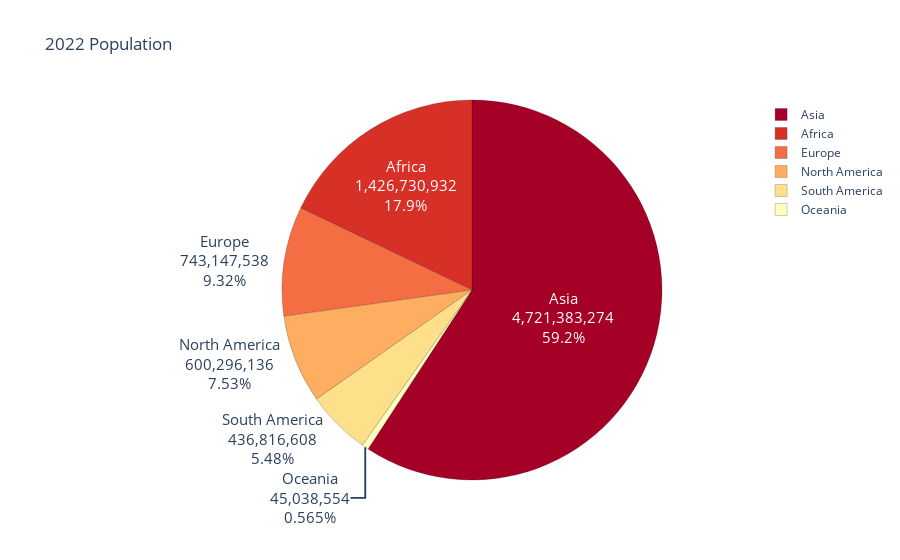
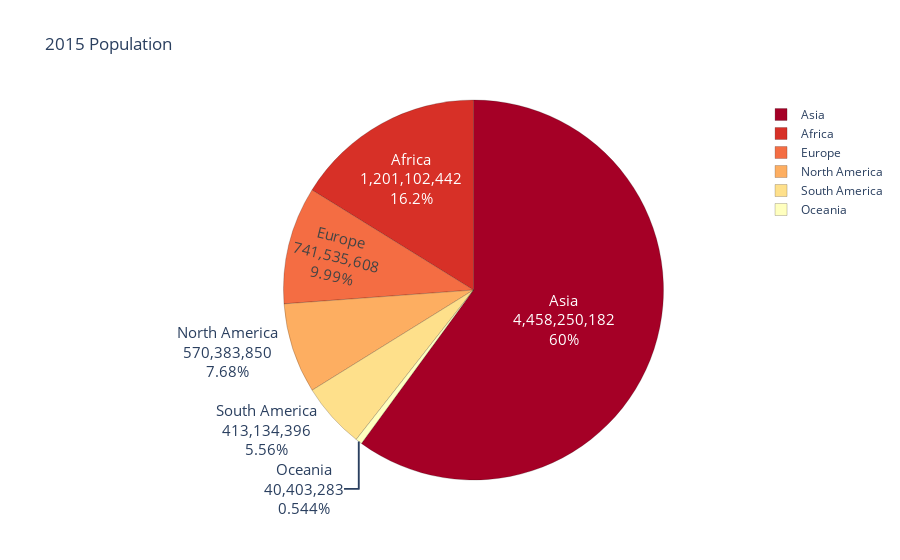
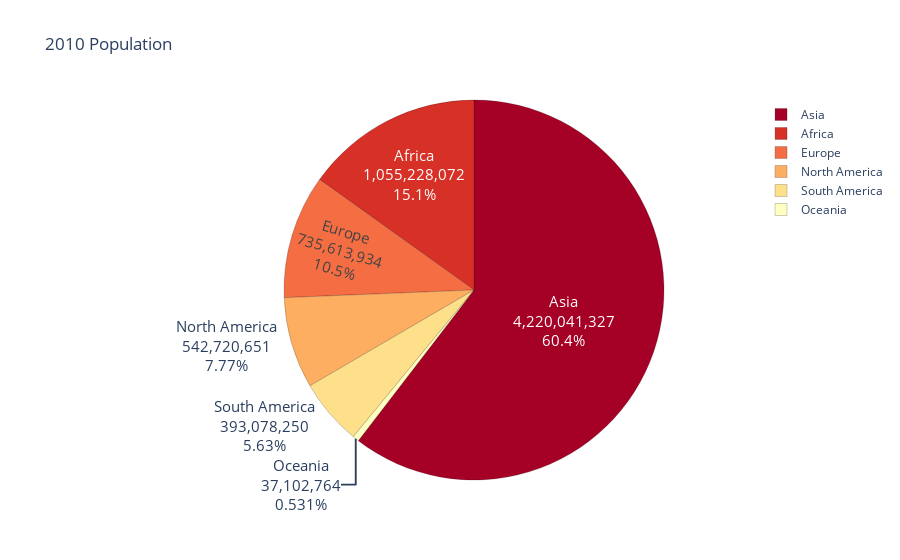
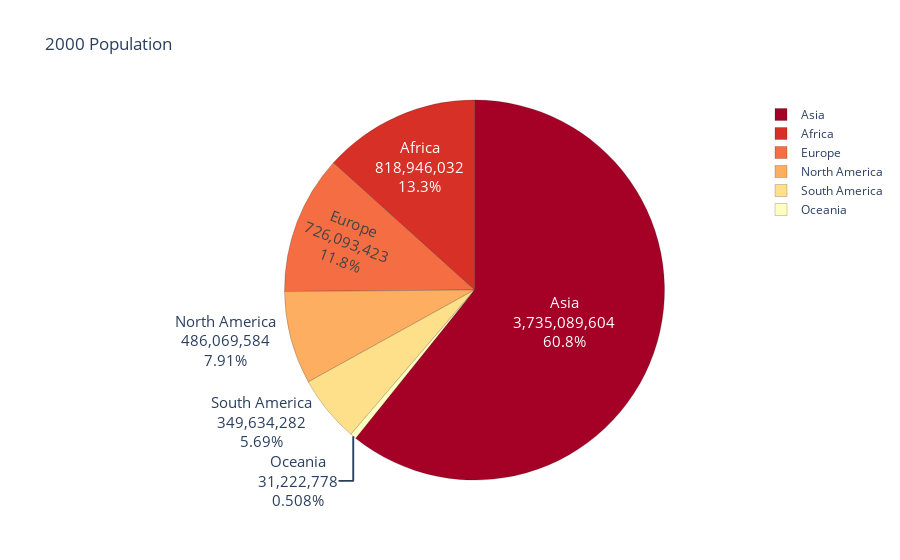

Notebook source saved alongside these figures, in order:
### Markdown cell above
# **Pie Graph of count and percentage of population of each continent in different years:**

### Code cell
features=['2022 Population','2015 Population','2010 Population','2000 Population','1990 Population','1980 Population','1970 Population']
for feature in features:
    Continents_population=df.groupby(by='Continent')[feature].sum().sort_values(ascending=False)
    fig = px.pie(values=Continents_population.values, 
             names=Continents_population.index, 
             color_discrete_sequence=px.colors.diverging.RdYlGn,
             title= feature)
    fig.update_traces(textinfo='label+percent+value', textfont_size=15,
                  marker=dict(line=dict(color='#100000', width=0.2)))
    fig.show()

### Figure 1 — Plotly figure (JSON) as saved in the notebook; plotly's stock layout.template omitted (floating-point values rounded to 4 significant figures)
{"data": [{"domain": {"x": [0, 1], "y": [0, 1]}, "hovertemplate": "label=%{label}<br>value=%{value}<extra></extra>", "labels": ["Asia", "Africa", "Europe", "North America", "South America", "Oceania"], "legendgroup": "", "marker": {"line": {"color": "#100000", "width": 0.2}}, "name": "", "showlegend": true, "textfont": {"size": 15}, "textinfo": "label+percent+value", "type": "pie", "values": [4721383274, 1426730932, 743147538, 600296136, 436816608, 45038554]}], "layout": {"legend": {"tracegroupgap": 0}, "piecolorway": ["rgb(165,0,38)", "rgb(215,48,39)", "rgb(244,109,67)", "rgb(253,174,97)", "rgb(254,224,139)", "rgb(255,255,191)", "rgb(217,239,139)", "rgb(166,217,106)", "rgb(102,189,99)", "rgb(26,152,80)", "rgb(0,104,55)"], "title": {"text": "2022 Population"}}}

### Figure 2 — Plotly figure (JSON) as saved in the notebook; plotly's stock layout.template omitted (floating-point values rounded to 4 significant figures)
{"data": [{"domain": {"x": [0, 1], "y": [0, 1]}, "hovertemplate": "label=%{label}<br>value=%{value}<extra></extra>", "labels": ["Asia", "Africa", "Europe", "North America", "South America", "Oceania"], "legendgroup": "", "marker": {"line": {"color": "#100000", "width": 0.2}}, "name": "", "showlegend": true, "textfont": {"size": 15}, "textinfo": "label+percent+value", "type": "pie", "values": [4458250182, 1201102442, 741535608, 570383850, 413134396, 40403283]}], "layout": {"legend": {"tracegroupgap": 0}, "piecolorway": ["rgb(165,0,38)", "rgb(215,48,39)", "rgb(244,109,67)", "rgb(253,174,97)", "rgb(254,224,139)", "rgb(255,255,191)", "rgb(217,239,139)", "rgb(166,217,106)", "rgb(102,189,99)", "rgb(26,152,80)", "rgb(0,104,55)"], "title": {"text": "2015 Population"}}}

### Figure 3 — Plotly figure (JSON) as saved in the notebook; plotly's stock layout.template omitted (floating-point values rounded to 4 significant figures)
{"data": [{"domain": {"x": [0, 1], "y": [0, 1]}, "hovertemplate": "label=%{label}<br>value=%{value}<extra></extra>", "labels": ["Asia", "Africa", "Europe", "North America", "South America", "Oceania"], "legendgroup": "", "marker": {"line": {"color": "#100000", "width": 0.2}}, "name": "", "showlegend": true, "textfont": {"size": 15}, "textinfo": "label+percent+value", "type": "pie", "values": [4220041327, 1055228072, 735613934, 542720651, 393078250, 37102764]}], "layout": {"legend": {"tracegroupgap": 0}, "piecolorway": ["rgb(165,0,38)", "rgb(215,48,39)", "rgb(244,109,67)", "rgb(253,174,97)", "rgb(254,224,139)", "rgb(255,255,191)", "rgb(217,239,139)", "rgb(166,217,106)", "rgb(102,189,99)", "rgb(26,152,80)", "rgb(0,104,55)"], "title": {"text": "2010 Population"}}}

### Figure 4 — Plotly figure (JSON) as saved in the notebook; plotly's stock layout.template omitted (floating-point values rounded to 4 significant figures)
{"data": [{"domain": {"x": [0, 1], "y": [0, 1]}, "hovertemplate": "label=%{label}<br>value=%{value}<extra></extra>", "labels": ["Asia", "Africa", "Europe", "North America", "South America", "Oceania"], "legendgroup": "", "marker": {"line": {"color": "#100000", "width": 0.2}}, "name": "", "showlegend": true, "textfont": {"size": 15}, "textinfo": "label+percent+value", "type": "pie", "values": [3735089604, 818946032, 726093423, 486069584, 349634282, 31222778]}], "layout": {"legend": {"tracegroupgap": 0}, "piecolorway": ["rgb(165,0,38)", "rgb(215,48,39)", "rgb(244,109,67)", "rgb(253,174,97)", "rgb(254,224,139)", "rgb(255,255,191)", "rgb(217,239,139)", "rgb(166,217,106)", "rgb(102,189,99)", "rgb(26,152,80)", "rgb(0,104,55)"], "title": {"text": "2000 Population"}}}
